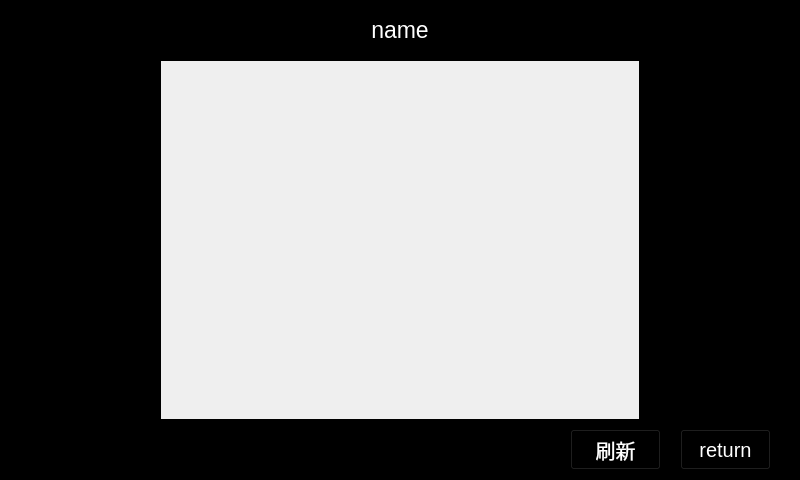
<?xml version="1.0" encoding="UTF-8"?>
<ui version="4.0">
 <class>HP_Twice_Pic</class>
 <widget class="QWidget" name="HP_Twice_Pic">
  <property name="geometry">
   <rect>
    <x>0</x>
    <y>0</y>
    <width>800</width>
    <height>480</height>
   </rect>
  </property>
  <property name="windowTitle">
   <string>Form</string>
  </property>
  <property name="styleSheet">
   <string notr="true"/>
  </property>
  <widget class="QFrame" name="frame">
   <property name="geometry">
    <rect>
     <x>0</x>
     <y>0</y>
     <width>800</width>
     <height>480</height>
    </rect>
   </property>
   <property name="styleSheet">
    <string notr="true"/>
   </property>
   <property name="frameShape">
    <enum>QFrame::StyledPanel</enum>
   </property>
   <property name="frameShadow">
    <enum>QFrame::Raised</enum>
   </property>
   <widget class="QFrame" name="frame_2">
    <property name="geometry">
     <rect>
      <x>160</x>
      <y>60</y>
      <width>480</width>
      <height>360</height>
     </rect>
    </property>
    <property name="styleSheet">
     <string notr="true"/>
    </property>
    <property name="frameShape">
     <enum>QFrame::StyledPanel</enum>
    </property>
    <property name="frameShadow">
     <enum>QFrame::Raised</enum>
    </property>
   </widget>
   <widget class="QFrame" name="frame_3">
    <property name="geometry">
     <rect>
      <x>0</x>
      <y>0</y>
      <width>161</width>
      <height>420</height>
     </rect>
    </property>
    <property name="styleSheet">
     <string notr="true">background-color: rgb(0, 0, 0);
border-right-color: rgb(0, 0, 0);</string>
    </property>
    <property name="frameShape">
     <enum>QFrame::StyledPanel</enum>
    </property>
    <property name="frameShadow">
     <enum>QFrame::Raised</enum>
    </property>
   </widget>
   <widget class="QFrame" name="frame_4">
    <property name="geometry">
     <rect>
      <x>0</x>
      <y>419</y>
      <width>800</width>
      <height>61</height>
     </rect>
    </property>
    <property name="styleSheet">
     <string notr="true">background-color: rgb(0, 0, 0);
border-top-color: rgb(0, 0, 0,0);</string>
    </property>
    <property name="frameShape">
     <enum>QFrame::StyledPanel</enum>
    </property>
    <property name="frameShadow">
     <enum>QFrame::Raised</enum>
    </property>
    <widget class="QPushButton" name="pushButton_return">
     <property name="geometry">
      <rect>
       <x>680</x>
       <y>10</y>
       <width>91</width>
       <height>41</height>
      </rect>
     </property>
     <property name="font">
      <font>
       <pointsize>15</pointsize>
      </font>
     </property>
     <property name="styleSheet">
      <string notr="true">color: rgb(255, 255, 255);</string>
     </property>
     <property name="text">
      <string>return</string>
     </property>
    </widget>
    <widget class="QPushButton" name="pushButton_cut">
     <property name="geometry">
      <rect>
       <x>570</x>
       <y>10</y>
       <width>91</width>
       <height>41</height>
      </rect>
     </property>
     <property name="font">
      <font>
       <pointsize>15</pointsize>
      </font>
     </property>
     <property name="styleSheet">
      <string notr="true">color: rgb(255, 255, 255);</string>
     </property>
     <property name="text">
      <string>刷新</string>
     </property>
    </widget>
   </widget>
   <widget class="QFrame" name="frame_5">
    <property name="geometry">
     <rect>
      <x>160</x>
      <y>0</y>
      <width>480</width>
      <height>61</height>
     </rect>
    </property>
    <property name="styleSheet">
     <string notr="true">background-color: rgb(0, 0, 0);
border-bottom-color: rgb(0, 0, 0);</string>
    </property>
    <property name="frameShape">
     <enum>QFrame::StyledPanel</enum>
    </property>
    <property name="frameShadow">
     <enum>QFrame::Raised</enum>
    </property>
    <widget class="QLabel" name="label_name">
     <property name="geometry">
      <rect>
       <x>20</x>
       <y>10</y>
       <width>440</width>
       <height>40</height>
      </rect>
     </property>
     <property name="font">
      <font>
       <pointsize>17</pointsize>
      </font>
     </property>
     <property name="styleSheet">
      <string notr="true">color: rgb(255, 255, 255);
</string>
     </property>
     <property name="text">
      <string>name</string>
     </property>
     <property name="alignment">
      <set>Qt::AlignCenter</set>
     </property>
    </widget>
   </widget>
   <widget class="QFrame" name="frame_6">
    <property name="geometry">
     <rect>
      <x>639</x>
      <y>0</y>
      <width>161</width>
      <height>420</height>
     </rect>
    </property>
    <property name="styleSheet">
     <string notr="true">background-color: rgb(0, 0, 0,);
border-left-color: rgb(0, 0, 0.0);</string>
    </property>
    <property name="frameShape">
     <enum>QFrame::StyledPanel</enum>
    </property>
    <property name="frameShadow">
     <enum>QFrame::Raised</enum>
    </property>
   </widget>
  </widget>
 </widget>
 <resources/>
 <connections/>
</ui>
